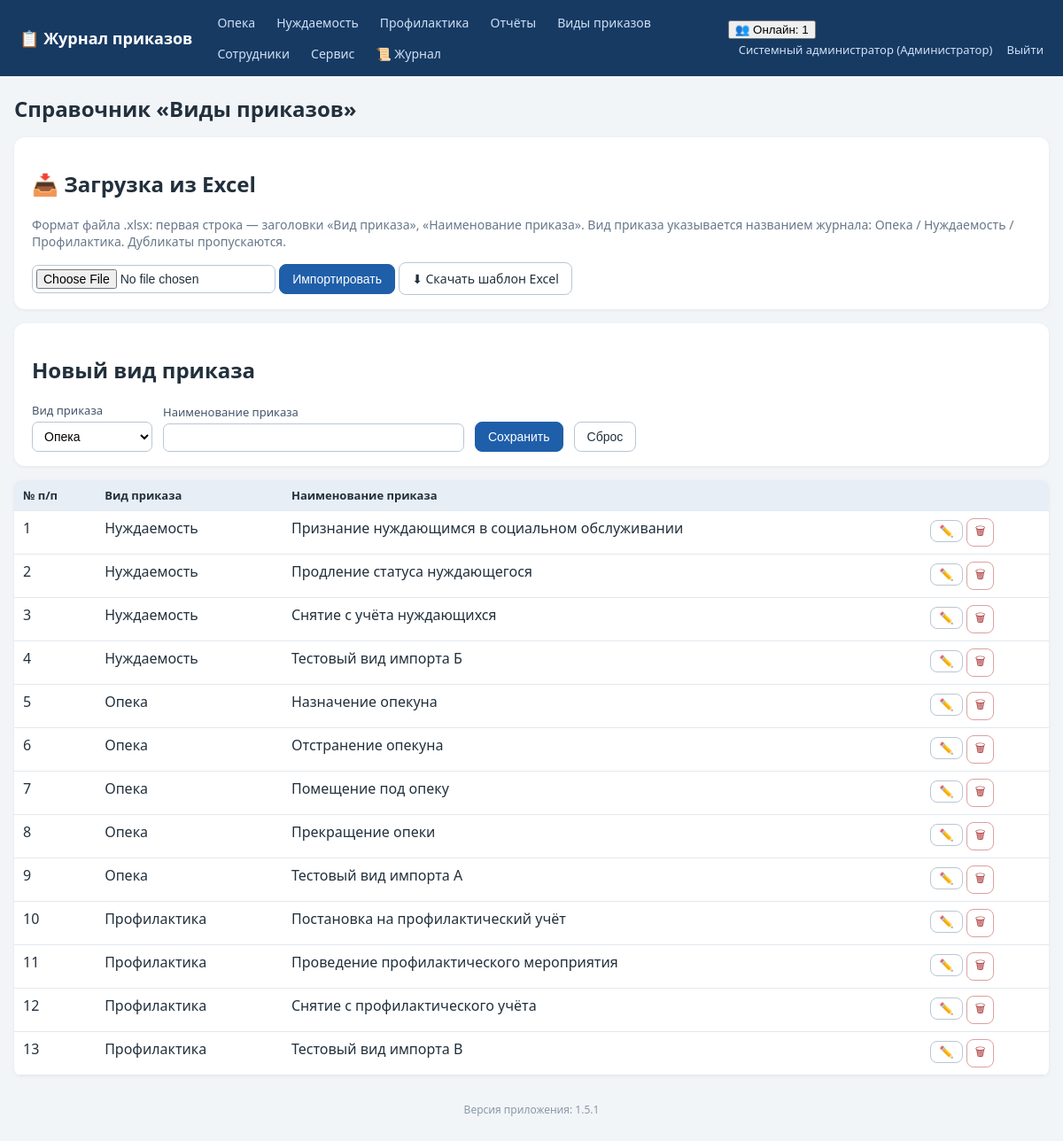
/order_types (signed in), run on an earlier commit of the app's database.
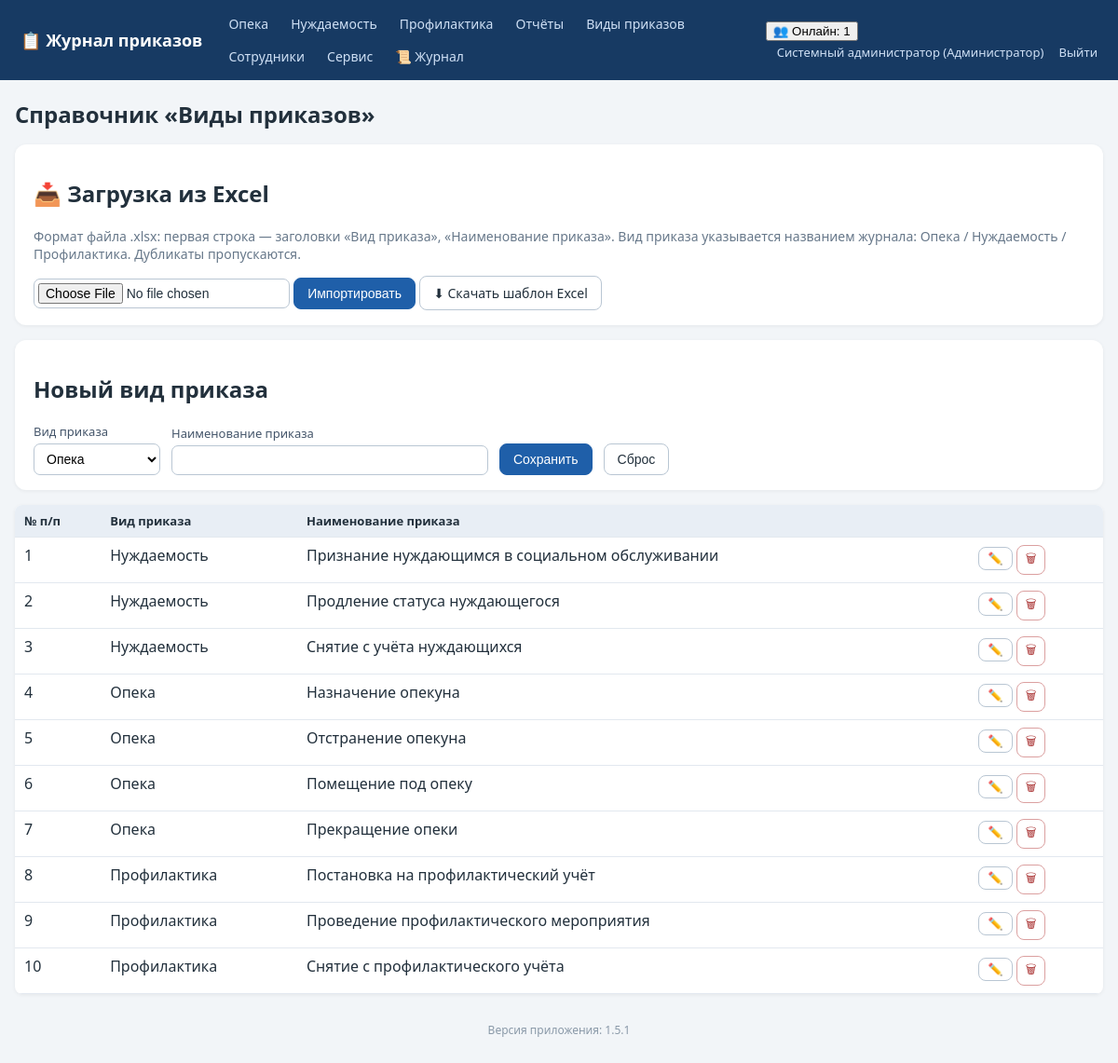
And on a later commit of the database.
### tables this page shows
CREATE TABLE order_types (
    id INTEGER PRIMARY KEY AUTOINCREMENT,
    kind TEXT NOT NULL,              -- вид приказа (название журнала)
    name TEXT NOT NULL,              -- наименование приказа
    UNIQUE(kind, name)
);

### app.py (the view)
@app.route('/order_types')
def order_types():
    require_login()
    conn = get_db()
    rows = conn.execute('SELECT * FROM order_types ORDER BY kind, name').fetchall()
    conn.close()
    return render_template('order_types.html', rows=rows)

### app.py (called while the page is built, shortened)
def has_request_context_safe():
    try:
        from flask import has_request_context
        return has_request_context()
    except Exception:
        return False

def _session_signature(uid):
    raw = request.cookies.get(app.config['SESSION_COOKIE_NAME'], '')
    if not raw:
        return ''

def _db_touch_throttled(key, min_interval=10.0):
    now = time.time()
    last = _DB_TOUCH_TS.get(key, 0)
    if now - last >= min_interval:
        _DB_TOUCH_TS[key] = now
        return True
    return False

def db_cleanup_active_sessions(cutoff):
    try:
        conn = get_db()
        conn.execute('DELETE FROM active_sessions WHERE last_seen < ?', (cutoff,))
        conn.commit()
        conn.close()
    except Exception:
        pass

def touch_active_session(uid):
    sid = _session_signature(uid)
    ip = request.remote_addr if has_request_context_safe() else ''
    now = time.time()
    with ACTIVE_SESSIONS_LOCK:
        ACTIVE_SESSIONS[(uid, sid)] = {'last_seen': now, 'ip': ip}
    if _db_touch_throttled((uid, sid)):
        db_touch_active_session(uid, sid, ip)

def require_login():
    if not current_user():
        abort(redirect(url_for('login')))

### templates/order_types.html (shortened to what this page needs)
{% extends 'base.html' %}
{% block content %}
<h1>Справочник «Виды приказов»</h1>
{% if cu and cu.role_name in ['Администратор','Начальник отдела','Куратор'] %}
<div class="panel no-print">
  <h2>📥 Загрузка из Excel</h2>
  <p class="muted">Формат файла .xlsx: первая строка — заголовки «Вид приказа», «Наименование приказа».
     Вид приказа указывается названием журнала: Опека / Нуждаемость / Профилактика. Дубликаты пропускаются.</p>
  <form method="post" action="{{ url_for('order_types_import') }}" enctype="multipart/form-data" style="display:inline">
    <input type="file" name="file" accept=".xlsx" required>
    <button class="btn primary" type="submit">Импортировать</button>
  </form>
  <a class="btn" href="{{ url_for('order_types_template') }}">⬇ Скачать шаблон Excel</a>
</div>
<div class="panel">
  <h2 id="otTitle">Новый вид приказа</h2>
  <form method="post" action="{{ url_for('order_type_save') }}" id="otForm">
    <label>Вид приказа
      <select name="kind" id="ot_kind">
        {% for j,t in all_journals %}<option value="{{j}}">{{t}}</option>{% endfor %}
      </select>
    </label>
    <label>Наименование приказа <input name="name" id="ot_name" required style="min-width:340px"></label>
    <button class="btn primary">Сохранить</button>
    <button class="btn" type="button" onclick="resetOt()">Сброс</button>
  </form>
</div>
{% endif %}
<table class="grid">
  <tr><th>№ п/п</th><th>Вид приказа</th><th>Наименование приказа</th>
      {% if cu and cu.role_name in ['Администратор','Начальник отдела','Куратор'] %}<th></th>{% endif %}</tr>
  {% for r in rows %}
  <tr>
    <td>{{ loop.index }}</td>
    <td>{{ journal_titles[r.kind] }}</td>
    <td>{{ r.name }}</td>
    {% if cu and cu.role_name in ['Администратор','Начальник отдела','Куратор'] %}
    <td class="actions">
      <button class="btn sm" data-id="{{ r.id }}" data-kind="{{ r.kind }}" data-name="{{ r.name }}"
              onclick="editOt(this)">✏️</button>
      <form method="post" action="{{ url_for('order_type_delete', tid=r.id) }}" style="display:inline"
            onsubmit="return confirm('Удалить?')"><button class="btn sm danger">🗑</button></form>
    </td>
    {% endif %}
  </tr>
  {% endfor %}
</table>
{% endblock %}

### templates/base.html (shortened to what this page needs)
<!DOCTYPE html>
<html lang="ru">
<head>
<link rel="stylesheet" href="{{ url_for('static', filename='style.css') }}">
</head>
<body>
<header class="topbar no-print">
  <div class="brand"><a href="{{ url_for('index') }}">📋 Журнал приказов</a></div>
  <nav>
    {% for j, t in accessible_journals %}
      <a href="{{ url_for('journal_list', journal=j) }}">{{ t }}</a>
    {% endfor %}
    {% if cu and cu.role_name in ['Администратор','Начальник отдела','Куратор'] %}
      <a href="{{ url_for('reports') }}">Отчёты</a>
    {% endif %}
    <a href="{{ url_for('order_types') }}">Виды приказов</a>
    {% if cu and cu.role_name == 'Администратор' %}
      <a href="{{ url_for('employees') }}">Сотрудники</a>
      <a href="{{ url_for('service') }}">Сервис</a>
      <a href="{{ url_for('logs_view') }}" title="Журнал логирования">📜 Журнал</a>
    {% endif %}
  </nav>
  <div class="userbox">
    {% if cu %}
      {% if active_users is not none %}
        <div class="online" id="onlineBox" title="Сотрудники, работавшие в системе за последние {{ (active_timeout // 60) or 1 }} мин. Обновляется автоматически.">
          <button type="button" class="online-toggle" onclick="toggleOnline()">👥 Онлайн: {{ active_users|length }}</button>
        </div>
      {% endif %}
      <a href="{{ url_for('profile') }}" title="Сменить пароль">{{ cu.full_name }} ({{ cu.role_name }})</a>
      <a href="{{ url_for('logout') }}">Выйти</a>
    {% endif %}
  </div>
</header>
<main class="container">
  {% block content %}{% endblock %}
</main>
<footer class="foot no-print">Версия приложения: {{ app_version }}</footer>
</body>
</html>

What changed in the data, as far as the page shows it:
removed order_types: kind "Нуждаемость", name "Тестовый вид импорта Б"
removed order_types: kind "Опека", name "Тестовый вид импорта А"
removed order_types: kind "Профилактика", name "Тестовый вид импорта В"
